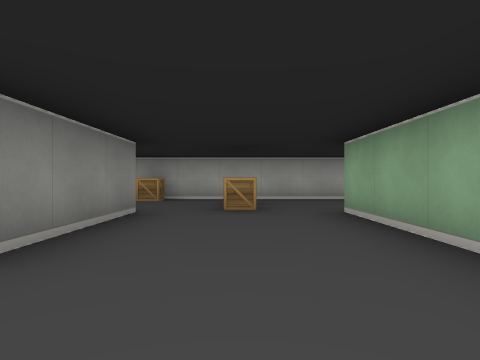
[1] (above)

17 first-person views from a walk through a cub3D level. The camera is about half as high as the walls, looks level and sees 75° across. The floor is counted in squares. Each view is taken from the middle of a square. On the plan, view 1 faces up. The plan holds only what a view shows up to about 9 squares ahead; the rest is blank.

[2]
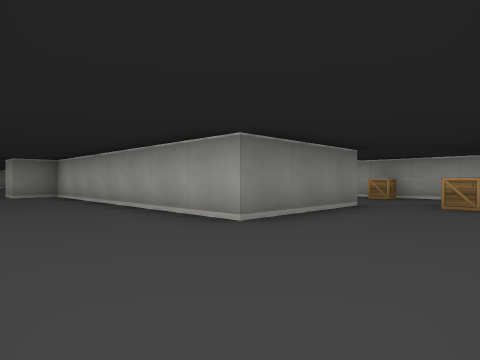

[3]
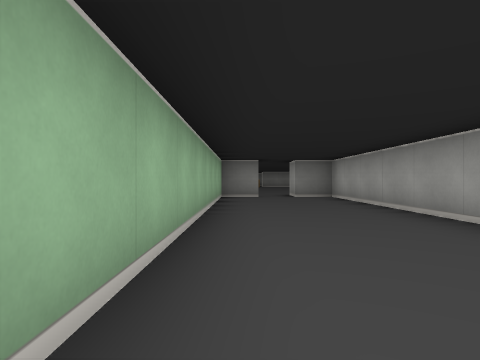

[4]
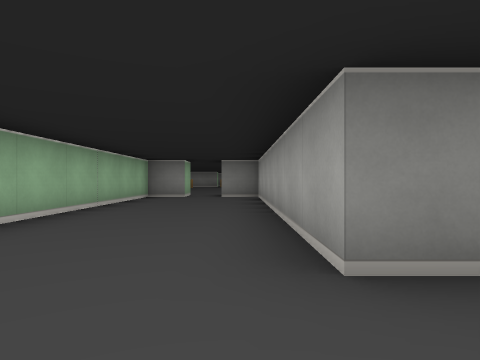

[5]
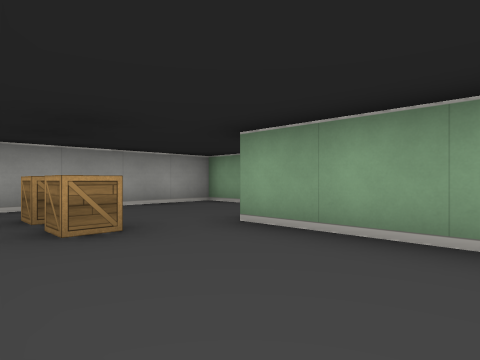

[6]
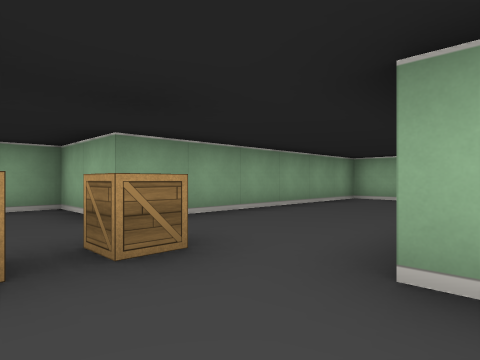

[7]
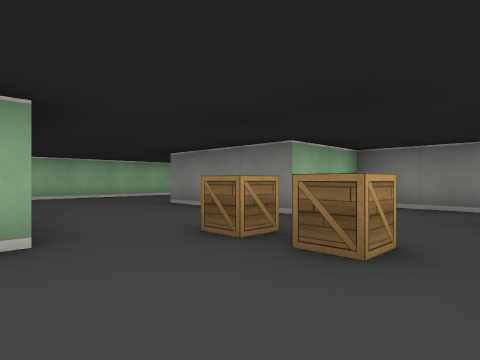

[8]
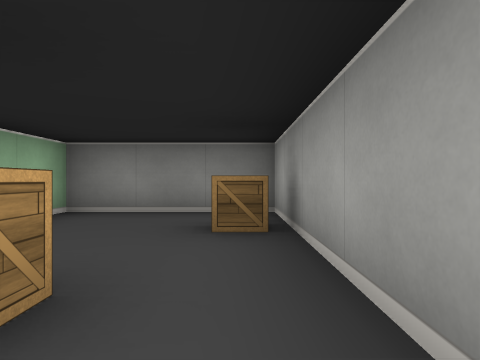

[9]
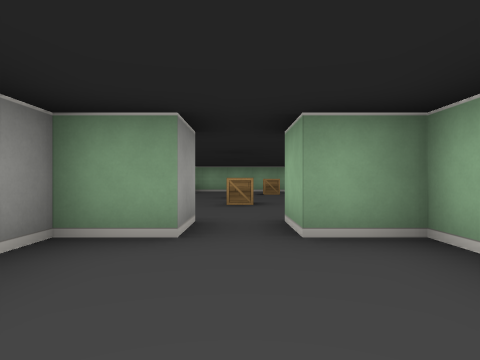

[10]
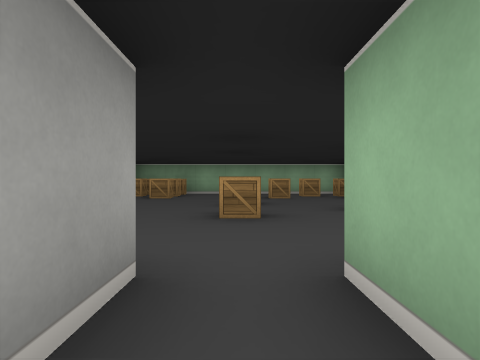

[11]
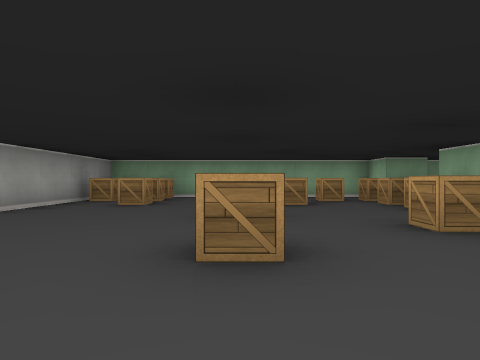

[12]
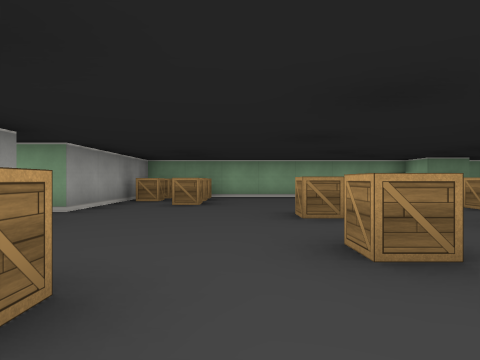

[13]
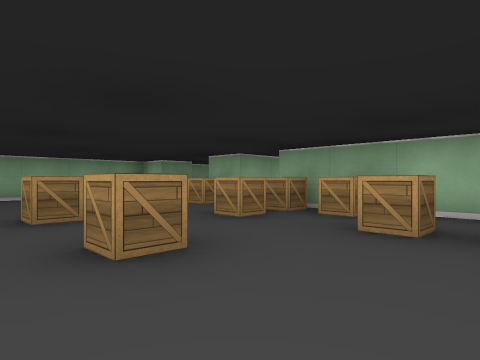

[14]
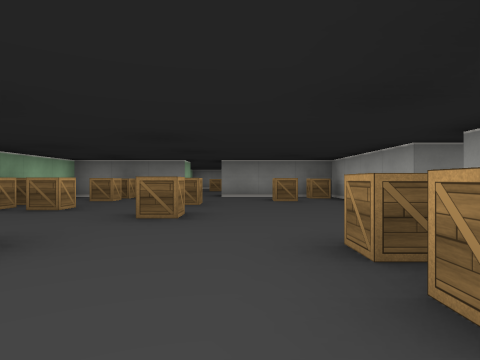

[15]
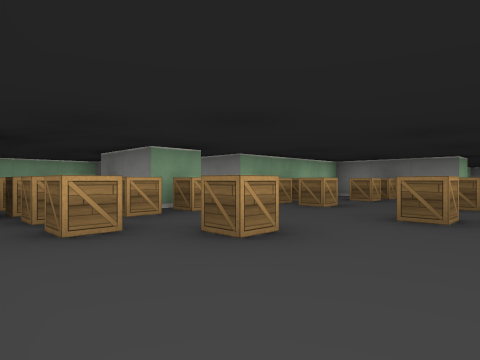

[16]
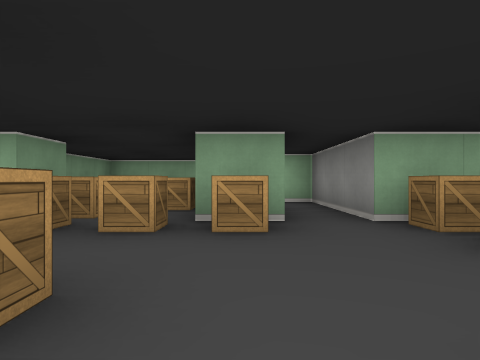

[17]
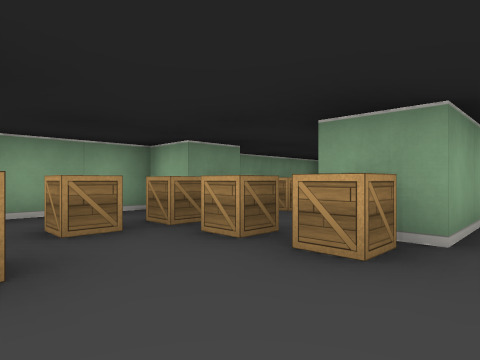

### Floor plan
Ten units are one square. View 1 is at (0, 0); x grows to the right and y downward. Boxes are objects, and circles mark ways between rooms. Rooms are numbered by the first view taken in them; rooms with no view inside come last. Other rooms are left out.
<svg viewBox="-95 -107 235 127">
<path fill="none" stroke="#000" d="M45 -65 35 -65 35 -75 -35 -75 -35 -45 -15 -45 -15 -15 -85 -15 -85 -5M-85 5 -85 15 15 15 15 -45 35 -45 35 -55 45 -55M95 -25 105 -25M85 -102 85 -95 45 -95 45 -65M45 -55 45 -25 85 -25M125 -25 135 -25 135 -95 95 -95 95 -102"/>
<rect x="-25" y="-75" width="10" height="10" fill="#bbb"><title>crate</title></rect>
<rect x="-5" y="-55" width="10" height="10" fill="#bbb"><title>crate</title></rect>
<rect x="-5" y="-65" width="10" height="10" fill="#bbb"><title>crate</title></rect>
<rect x="45" y="-45" width="10" height="10" fill="#bbb"><title>crate</title></rect>
<rect x="45" y="-95" width="10" height="10" fill="#bbb"><title>crate</title></rect>
<rect x="55" y="-45" width="10" height="10" fill="#bbb"><title>crate</title></rect>
<rect x="55" y="-85" width="10" height="10" fill="#bbb"><title>crate</title></rect>
<rect x="65" y="-35" width="10" height="10" fill="#bbb"><title>crate</title></rect>
<rect x="65" y="-65" width="10" height="10" fill="#bbb"><title>crate</title></rect>
<rect x="75" y="-35" width="10" height="10" fill="#bbb"><title>crate</title></rect>
<rect x="75" y="-45" width="10" height="10" fill="#bbb"><title>crate</title></rect>
<rect x="85" y="-65" width="10" height="10" fill="#bbb"><title>crate</title></rect>
<rect x="95" y="-35" width="10" height="10" fill="#bbb"><title>crate</title></rect>
<rect x="105" y="-35" width="10" height="10" fill="#bbb"><title>crate</title></rect>
<rect x="105" y="-55" width="10" height="10" fill="#bbb"><title>crate</title></rect>
<rect x="105" y="-85" width="10" height="10" fill="#bbb"><title>crate</title></rect>
<rect x="115" y="-35" width="10" height="10" fill="#bbb"><title>crate</title></rect>
<rect x="115" y="-45" width="10" height="10" fill="#bbb"><title>crate</title></rect>
<rect x="115" y="-85" width="10" height="10" fill="#bbb"><title>crate</title></rect>
<rect x="115" y="-95" width="10" height="10" fill="#bbb"><title>crate</title></rect>
<rect x="125" y="-85" width="10" height="10" fill="#bbb"><title>crate</title></rect>
<rect x="125" y="-95" width="10" height="10" fill="#bbb"><title>other object</title></rect>
<circle cx="40" cy="-60" r="3" fill="#2a7"/>
<text x="-10" y="-30">1</text>
<text x="90" y="-60">2</text>
</svg>
Room 1 opens to room 2.

Where each view was taken, in squares from view 1:
view 1: 0 up, 0 right, facing up
view 2: 1 down, 1 right, facing up-left
view 3: 1 down, 0 right, facing left
view 4: 1 up, 0 right, facing left
view 5: 2 up, 1 left, facing up-right
view 6: 6 up, 2 left, facing down-right
view 7: 7 up, 2 right, facing down-left
view 8: 7 up, 1 right, facing left
view 9: 6 up, 1 right, facing right
view 10: 6 up, 3 right, facing right
view 11: 6 up, 5 right, facing right
view 12: 7 up, 5 right, facing right
view 13: 7 up, 5 right, facing down-right
view 14: 7 up, 13 right, facing left
view 15: 7 up, 13 right, facing down-left
view 16: 6 up, 10 right, facing down
view 17: 5 up, 9 right, facing down-right
